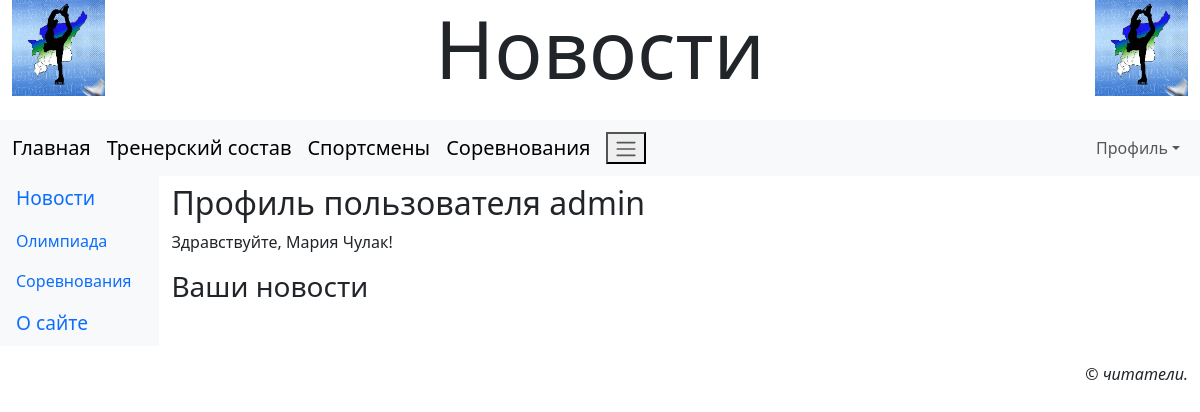
/accounts/profile/ (signed in), run on the app's committed database.
### sportsman/models.py (models this page shows, shortened)
class Rubric(models.Model):
    name = models.CharField(max_length=20, unique=True, verbose_name='Название')
    order = models.SmallIntegerField(default=0, db_index=True, verbose_name='Порядок')
    super_rubric = models.ForeignKey('SuperRubric', on_delete=models.PROTECT, null=True, blank=True, verbose_name='Надрубрика')

class AdvUser(AbstractUser):
    is_activated = models.BooleanField(default=True, db_index=True, verbose_name='Прошёл активацию?')
    send_messages = models.BooleanField(default=True, verbose_name='Слать оповещения о новых комментариях?')
    class Meta(AbstractUser.Meta):
        pass

### sportsman/views.py (the view)
# urls.py: path('accounts/profile/', profile, name='profile'),
@login_required()
def profile(request):
     newss = News.objects.filter(author=request.user.pk)
     context = {'newss': newss}
     return render(request, 'sportsman/profile.html')

### sportsman/models.py (called while the page is built)
    def get_queryset(self):
        return super().get_queryset().filter(super_rubric__isnull=False)

### sportsman/templates/sportsman/profile.html (shortened to what this page needs)
{% extends 'layout/basic_site.html' %}
{% load thumbnail %}
{% load static %}
{% load django_bootstrap5 %}
{% block content %}
<h2>Профиль пользователя {{ user.username }}</h2>
{% if user.first_name and user.last_name %}
<p>Здравствуйте, {{ user.first_name }} {{ user.last_name }}!</p>
{% else %}
<p>Здравствуйте!</p>
{% endif %}
<h3>Ваши новости</h3>
{% endblock %}

### sportsman/templates/layout/basic_site.html (shortened to what this page needs)
{% load django_bootstrap5 %}
{% load static%}
<!DOCTYPE html>
<html>
  <head>
    {% bootstrap_css %}
    <link rel="stylesheet" type="text/css" href="{% static 'sportsman/style_site.css' %}">
  </head>
  <body class="container-fluid">
    <header class="mb-4">
      <h1 class="display-1 text-center">Новости</h1>
    </header>
    <nav class="row navbar navbar-expand-md bg-light">
      <div class="col container">
        <a class="navbar-brand" href="{% url 'home' %}">Главная</a>
        <a class="navbar-brand" href="{% url 'index' %}">Тренерский состав</a>
        <a class="navbar-brand" href="{% url 'sport' %}">Спортсмены</a>
        <a class="navbar-brand" href="{% url 'compet' %}">Соревнования</a>
        <button class="navbar-togger" type="button" data-bs-toggle="collapse" data-bs-target="#navbarNav">
          <span class="navbar-toggler-icon"></span>
        </button>
        <div class="collapse navbar-collapse justify-content-end" id="navbarNav">
          <div class="navbar-nav">
            {% if user.is_authenticated %}
            <div class="nav-item dropdown">
              <a class="nav-link dropdown-toggle" data-bs-toggle="dropdown" href="{% url 'profile' %}">Профиль</a>
            </div>
            {% else %}
            <a class="nav-link" href="{% url 'register' %}">Регистрация</a>
            <a class="nav-link" href="{% url 'login' %}">Вход</a>
            {% endif %}
          </div>
        </div>
      </div>
    </nav>
    <div class="row">
      <nav class="col-md-auto nav flex-column bg-light">
        {% for rubric in rubrics %}
        {% ifchanged rubric.super_rubric.pk %}
        <span class="nav-link root">{{ rubric.super_rubric.name }}</span>
        {% endifchanged %}
        <a class="nav-link" href="{% url 'rubric_newss' pk=rubric.pk %}">{{ rubric.name }}</a>
        {% endfor %}
        <a class="nav-link root" href="{% url 'about' %}">О сайте</a>
      </nav>
      <main class="col py-2">
        {% block content %}
        {% endblock %}
      </main>
    </div>
    <footer class="mt-3">
      <p class="text-end fst-italic">&copy; читатели.</p>
    </footer>
  </body>
</html>

### sportsman/static/sportsman/style_site.css (style rules this page uses)
header h1 { background: url("bg1.jpg") left / auto 100% no-repeat, url("bg1.jpg") right /auto 100% no-repeat; }
.root { font-size: larger }

### data on the page
Rubric: super_rubric.name "Новости", name "Олимпиада"
Rubric: name "Соревнования"
AdvUser: username "admin", first_name "Мария", last_name "Чулак"
